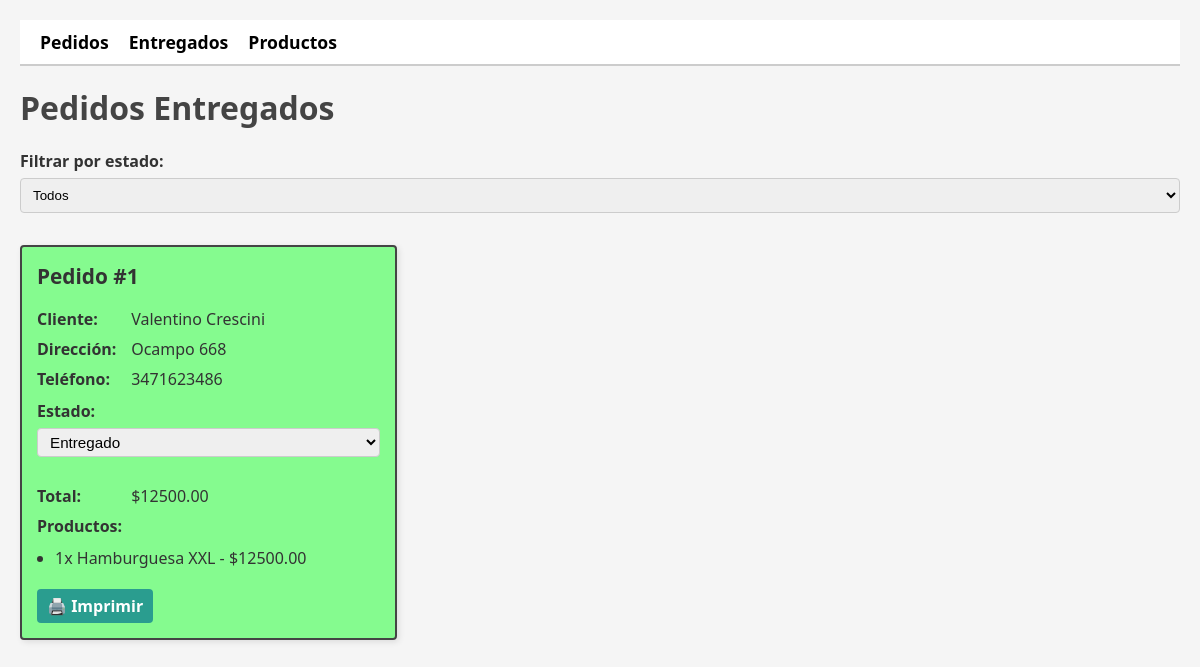
Before: /panel/pedidos/entregados/ with the older database file.
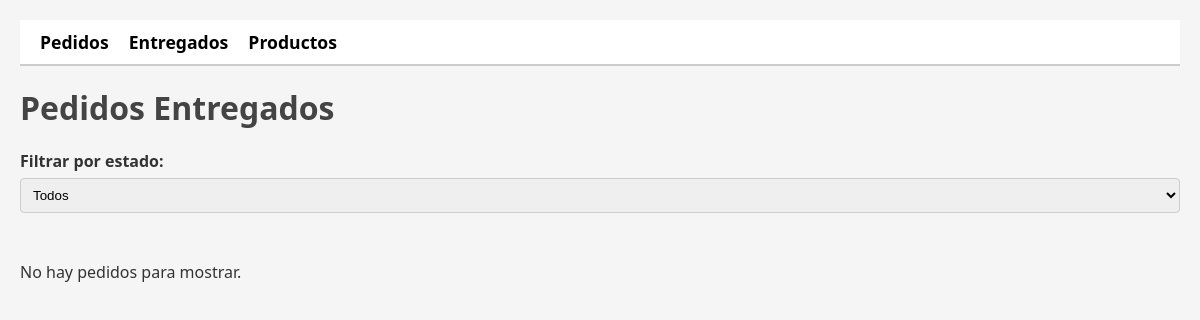
After: the same page with the newer database file.
### mi_app/models.py (models this page shows, shortened)
class Pedido(models.Model):
    ESTADOS = [
        ('pendiente', 'Pendiente'),
        ('proceso', 'En proceso'),
        ('listo', 'Listo para entregar'),
        ('entregado', 'Entregado'),
        ('cancelado', 'Cancelado'),
    ]
    cliente = models.ForeignKey(
        settings.AUTH_USER_MODEL,
        on_delete=models.CASCADE,
        related_name='pedidos',
        null=True, blank=True
    )
    cliente_nombre = models.CharField(max_length=100)
    cliente_direccion = models.CharField(max_length=200)
    cliente_telefono = models.CharField(max_length=20, blank=True)
    total = models.DecimalField(max_digits=10, decimal_places=2, default=0)
    estado = models.CharField(max_length=20, choices=ESTADOS, default='pendiente')
    fecha_creacion = models.DateTimeField(auto_now_add=True)

class PedidoProducto(models.Model):
    pedido = models.ForeignKey(Pedido, on_delete=models.CASCADE, related_name='items')
    producto = models.ForeignKey(Producto, on_delete=models.CASCADE)
    cantidad = models.PositiveIntegerField(default=1)
    opciones_seleccionadas = models.ManyToManyField(PersonalizacionOpcion, blank=True)
    def subtotal(self):
        subtotal_base = self.producto.precio * self.cantidad
        extras = sum([op.precio_extra for op in self.opciones_seleccionadas.all()])
        return subtotal_base + (extras * self.cantidad)

class Producto(models.Model):
    nombre = models.CharField(max_length=100)
    descripcion = models.TextField(blank=True)
    precio = models.DecimalField(max_digits=8, decimal_places=2)
    categoria = models.CharField(max_length=50)
    disponible = models.BooleanField(default=True)
    personalizable = models.BooleanField(default=False)
    campos_personalizacion = models.ManyToManyField('PersonalizacionCampo', blank=True, related_name='productos')
    imagen = models.ImageField(upload_to='productos/', blank=True, null=True)  # 👈 campo nuevo

### mi_app/views/admin.py (the view)
# urls.py: path('panel/pedidos/entregados/', views.pedidos_entregados_admin, name='pedidos_entregados_admin'),
def pedidos_entregados_admin(request):
    pedidos = Pedido.objects.filter(estado='entregado').order_by('-fecha_creacion')
    return render(request, 'admin/pedidos_entregados_admin.html', {'pedidos': pedidos})

### mi_app/templates/admin/pedidos_entregados_admin.html
{% extends "admin/pedidos_admin.html" %}
{% block titulo %}
<h1>Pedidos Entregados</h1>
{% endblock %}
{% block content %}
{{ block.super }}
{% endblock %}

### mi_app/templates/admin/pedidos_admin.html (shortened to what this page needs)
{% load static %}
<link rel="stylesheet" href="{% static 'css/admin_panel.css' %}">
<nav class="admin-menu">
  <a href="{% url 'pedidos_admin' %}">Pedidos</a>
  <a href="{% url 'pedidos_entregados_admin' %}">Entregados</a>
  <a href="{% url 'productos_admin' %}">Productos</a>
</nav>
{% block titulo %}{% endblock %}
{% block content %}
<link rel="stylesheet" href="{% static 'css/pedidos_admin.css' %}">
<form method="get" style="margin-bottom: 20px;">
  <label for="estado">Filtrar por estado:</label>
  <select id="estado" name="estado" onchange="this.form.submit()">
    <option value="">Todos</option>
  </select>
</form>
<div class="pedidos-grid">
  {% for pedido in pedidos %}
    <div class="pedido-card pedido-estado-{{ pedido.estado }}">
      <h2>Pedido #{{ pedido.id }}</h2>
      <div class="pedido-info"><strong>Cliente:</strong> {{ pedido.cliente_nombre }}</div>
      <div class="pedido-info"><strong>Dirección:</strong> {{ pedido.cliente_direccion }}</div>
      <div class="pedido-info"><strong>Teléfono:</strong> {{ pedido.cliente_telefono }}</div>
      <div class="pedido-estado" style="margin-top: 10px;"><strong>Estado:</strong>
        <form method="post" action="{% url 'cambiar_estado_pedido' pedido.id %}">
          <select name="estado" onchange="this.form.submit()">
            {% for key, label in pedido.ESTADOS %}
              <option value="{{ key }}" {% if pedido.estado == key %}selected{% endif %}>{{ label }}</option>
            {% endfor %}
          </select>
        </form>
      </div>
      <div class="pedido-info"><strong>Total:</strong> ${{ pedido.total }}</div>
      <div class="pedido-info"><strong>Productos:</strong></div>
      <ul class="productos-list">
        {% for item in pedido.items.all %}
          <li>
            {{ item.cantidad }}x {{ item.producto.nombre }}
            - ${{ item.subtotal|floatformat:2 }}
          </li>
        {% endfor %}
      </ul>
      <div class="pedido-actions">
        <a href="{% url 'imprimir_pedido' pedido.id %}" target="_blank">🖨️ Imprimir</a>
      </div>
    </div>
  {% empty %}
    <p>No hay pedidos para mostrar.</p>
  {% endfor %}
</div>
{% endblock %}

Changed rows visible on the page:
no longer on this page (row edited): Pedido: id "1", cliente_nombre "Valentino Crescini", cliente_direccion "Ocampo 668", cliente_telefono "3471623486", estado "Entregado", total "12500.00"
no longer on this page (row unchanged): PedidoProducto: cantidad "1", producto.nombre "Hamburguesa XXL", subtotal "12500.00"
Other visible differences:
text now shown: "No hay pedidos para mostrar."
